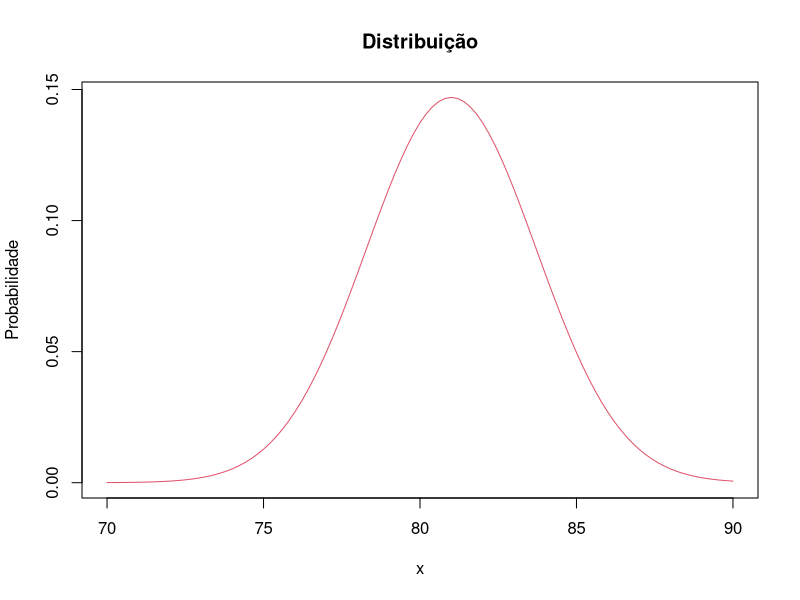

Generate this figure with R:
mean = 81 # reais
sd   = 19
var  = sd^2
n    = 49

# A média da distribuição de amostras é igual à média da população.
m.dist = mean

# O erro padrão da média é igual ao desvio padrão populacional dividido pela raiz quadrada de 𝑛.
se = sd/sqrt(n)

# Já que o tamanho da amostra é maior que 30, a distribuição 
# das amostras pode ser aproximada por uma distribuição normal com:

curve(
  dnorm(x, m.dist, se),
  70,
  90,
  main = "Distribuição",
  ylab = "Probabilidade",
  col = 2
)
